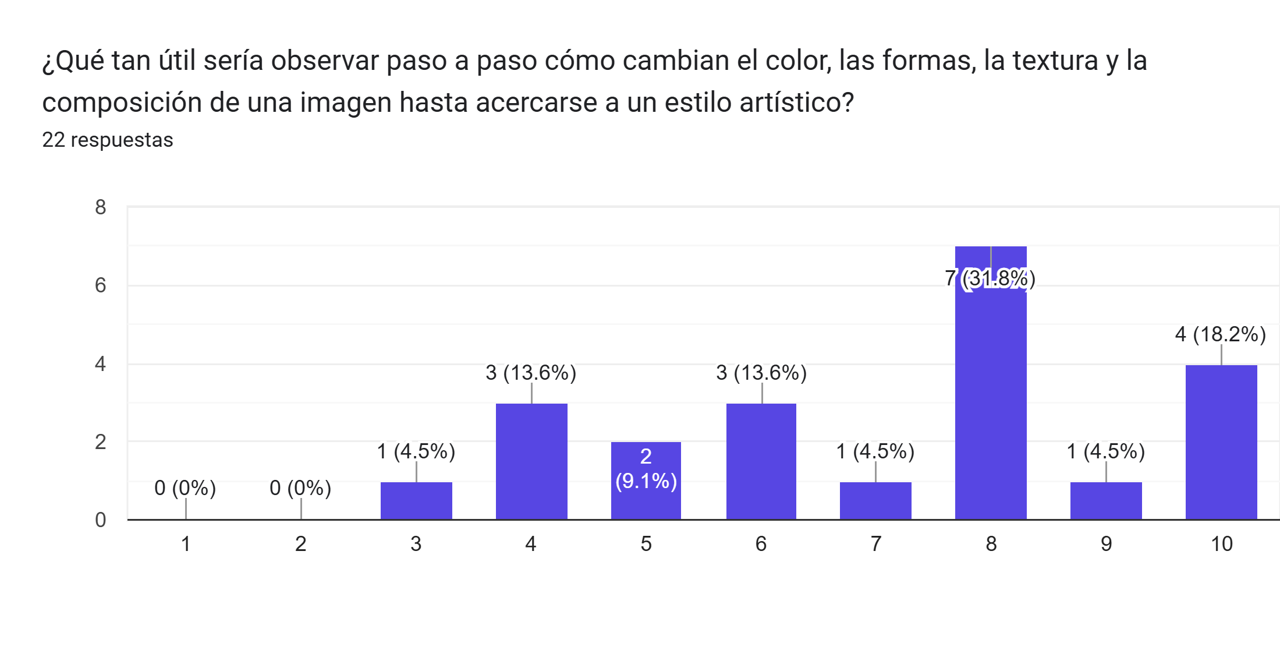
#> input picture RespuestasEncuestas/Qué tan útil sería observar paso a paso cómo cambian el color, las formas, la textura y la composición de una imagen hasta acercarse a un estilo artístico.png, 1280 x 650 px
$ python -i gestalt_pipeline.py   (imports and definitions only)
#> lines starting #> are read from the running program, lines starting #| are printed output that depends on the picture; after the words box and inside, x2 and y2 are one past the last pixel; in counts of white or black regions, pixels touching at a corner belong together
"""
gestalt_pipeline.py
Nucleo del pipeline "Gestalt Perceptual Pipeline" (color Lab, cuantizacion,
entropia, simulacion de pincelada, bordes) extraido tal cual del script de
entrenamiento, para poder reusarlo tanto ahi como en la inferencia sobre
una foto nueva.

IMPORTANTE: K_COLORS, BLOCK_SIZE y los parametros de Canny/bilateralFilter
deben quedar IDENTICOS a los que se usaron para generar metrics.csv y
entrenar el modelo. Si los cambias, las metricas de las fotos nuevas dejan
de ser comparables con el dataset de entrenamiento.

Requiere:
    pip install -q opencv-python scikit-image numpy
"""

import cv2
import numpy as np
from skimage.metrics import structural_similarity as ssim

K_COLORS = 4
BLOCK_SIZE = 16


# ==========================================================
# ENTROPÍA LOCAL
# ==========================================================

def entropy_map(gray):

    gray = gray.astype(np.float32)

    mean = cv2.blur(gray, (9, 9))

    diff = (gray - mean) ** 2

    ent = cv2.blur(diff, (9, 9))

    ent /= (np.max(ent) + 1e-6)

    return ent


# ==========================================================
# ENTROPÍA SHANNON
# ==========================================================

def shannon_entropy(gray):

    hist = cv2.calcHist([gray], [0], None, [256], [0, 256])

    hist = hist / (hist.sum() + 1e-6)

    hist = hist[hist > 0]

    return -np.sum(hist * np.log2(hist))


# ==========================================================
# CUANTIZACIÓN LAB
# ==========================================================

def lab_quantization(img):

    lab = cv2.cvtColor(img, cv2.COLOR_BGR2LAB)

    pixels = lab.reshape((-1, 3)).astype(np.float32)

    criteria = (
        cv2.TERM_CRITERIA_EPS +
        cv2.TERM_CRITERIA_MAX_ITER,
        20,
        0.5
    )

    _, labels, centers = cv2.kmeans(
        pixels,
        K_COLORS,
        None,
        criteria,
        5,
        cv2.KMEANS_PP_CENTERS
    )

    centers = np.uint8(centers)

    quant = centers[labels.flatten()]

    quant = quant.reshape(lab.shape)

    return lab, quant


# ==========================================================
# BRUSH STROKES
# ==========================================================

def brush_strokes(img, entropy):

    h, w = img.shape[:2]

    output = np.zeros_like(img)

    for y in range(0, h, BLOCK_SIZE):

        for x in range(0, w, BLOCK_SIZE):

            y2 = min(y + BLOCK_SIZE, h)

            x2 = min(x + BLOCK_SIZE, w)

            block = img[y:y2, x:x2]

            e = np.mean(entropy[y:y2, x:x2])

            k = int(3 + (1 - e) * 11)

            if k % 2 == 0:
                k += 1

            if k < 3:
                k = 3

            output[y:y2, x:x2] = cv2.bilateralFilter(
                block,
                d=k,
                sigmaColor=75,
                sigmaSpace=75
            )

    return output


# ==========================================================
# BORDES
# ==========================================================

def edge_map(img):

    gray = cv2.cvtColor(img, cv2.COLOR_BGR2GRAY)

    edges = cv2.Canny(gray, 80, 150)

    kernel = np.ones((3, 3), np.uint8)

    edges = cv2.dilate(edges, kernel, 1)

    return edges


# ==========================================================
# MÉTRICAS
# ==========================================================

def edge_score(original, transformed):

    e1 = cv2.Canny(original, 80, 150)

    e2 = cv2.Canny(transformed, 80, 150)

    inter = np.sum((e1 > 0) & (e2 > 0))

    union = np.sum(e1 > 0) + 1e-6

    return inter / union


def deltaE(img1, img2):

    lab1 = cv2.cvtColor(
        img1,
        cv2.COLOR_BGR2LAB
    ).astype(np.float32)

    lab2 = cv2.cvtColor(
        img2,
        cv2.COLOR_BGR2LAB
    ).astype(np.float32)

    diff = np.sqrt(
        np.sum((lab1 - lab2) ** 2, axis=2)
    )

    return np.mean(diff)


def evaluate_layer(original, transformed):

    gray_original = cv2.cvtColor(
        original,
        cv2.COLOR_BGR2GRAY
    )

    gray_transformed = cv2.cvtColor(
        transformed,
        cv2.COLOR_BGR2GRAY
    )

    return {

        "entropy":
            shannon_entropy(gray_transformed),

        "ssim":
            ssim(
                gray_original,
                gray_transformed
            ),

        "edge":
            edge_score(
                original,
                transformed
            ),

        "deltaE":
            deltaE(
                original,
                transformed
            )
    }


# ==========================================================
# PROCESAMIENTO DE UNA SOLA IMAGEN EN MEMORIA
# (misma logica que process_image() del script de entrenamiento, pero sin
# escribir carpetas a disco ni usar multiprocessing -- pensado para
# inferencia sobre una foto nueva, una a la vez)
# ==========================================================

def process_single_image(image_bgr):
    """
    image_bgr: imagen ya leida con cv2.imread (formato BGR).

    Devuelve (features_dict, capas_dict):
      features_dict: {"entropy_original": ..., "lab_entropy": ...,
          "lab_ssim": ..., ..., "edges_deltaE": ...} -- las mismas 21
          columnas que metrics.csv (menos "image").
      capas_dict: {"lab": img, "quant": img, "entropy": img_gris,
          "brush": img, "edges": img_binaria} -- las mismas imagenes que
          se guardan en 01_Lab...05_Edges durante el entrenamiento, listas
          para mostrarse en la tarjeta educativa.
    """
    image = image_bgr

    # ---------------- CAPA 1 - LAB ----------------
    lab, quant = lab_quantization(image)
    lab_bgr = cv2.cvtColor(lab, cv2.COLOR_LAB2BGR)

    # ---------------- CAPA 2 - CUANTIZACIÓN ----------------
    quant_bgr = cv2.cvtColor(quant, cv2.COLOR_LAB2BGR)

    # ---------------- CAPA 3 - ENTROPÍA ----------------
    gray = cv2.cvtColor(image, cv2.COLOR_BGR2GRAY)
    entropy = entropy_map(gray)
    entropy_img = (entropy * 255).astype(np.uint8)
    entropy_bgr = cv2.cvtColor(entropy_img, cv2.COLOR_GRAY2BGR)

    # ---------------- CAPA 4 - BRUSH ----------------
    brush = brush_strokes(quant_bgr, entropy)

    # ---------------- CAPA 5 - BORDES ----------------
    edges = edge_map(image)
    edges_bgr = cv2.cvtColor(edges, cv2.COLOR_GRAY2BGR)

    # ---------------- EVALUACIÓN DE CADA CAPA ----------------
    metrics_lab = evaluate_layer(image, lab_bgr)
    metrics_quant = evaluate_layer(image, quant_bgr)
    metrics_entropy = evaluate_layer(image, entropy_bgr)
    metrics_brush = evaluate_layer(image, brush)
    metrics_edges = evaluate_layer(image, edges_bgr)

    features_dict = {
        "entropy_original": shannon_entropy(gray)
    }

    for prefix, values in [
        ("lab", metrics_lab),
        ("quant", metrics_quant),
        ("entropy", metrics_entropy),
        ("brush", metrics_brush),
        ("edges", metrics_edges),
    ]:
        features_dict[f"{prefix}_entropy"] = values["entropy"]
        features_dict[f"{prefix}_ssim"] = values["ssim"]
        features_dict[f"{prefix}_edge"] = values["edge"]
        features_dict[f"{prefix}_deltaE"] = values["deltaE"]

    capas_dict = {
        "lab": lab_bgr,
        "quant": quant_bgr,
        "entropy": entropy_img,
        "brush": brush,
        "edges": edges,
    }

    return features_dict, capas_dict

>>> import cv2
>>> picture = cv2.imread('../RespuestasEncuestas/Qué tan útil sería observar paso a paso cómo cambian el color, las formas, la textura y la composición de una imagen hasta acercarse a un estilo artístico.png')
#> picture is the input picture: shape (650, 1280, 3); mean B, G, R 248.3, 237.2, 238.4
>>> result = process_single_image(picture)
#> in lab_quantization, `_, labels, centers = cv2.kmeans( pixels, K_COLORS, None, criteria, 5, ..`: centers = [[151, 129.7, 124.3], [255.4, 128, 128], [105.4, 178.8, 51.27], [45.97, 128.3, 126.2]]
#> in lab_quantization, `centers = np.uint8(centers)`: centers = [[151, 129, 124], [255, 128, 127], [105, 178, 51], [45, 128, 126]]
#> in edge_map, `edges = cv2.dilate(edges, kernel, 1)`:
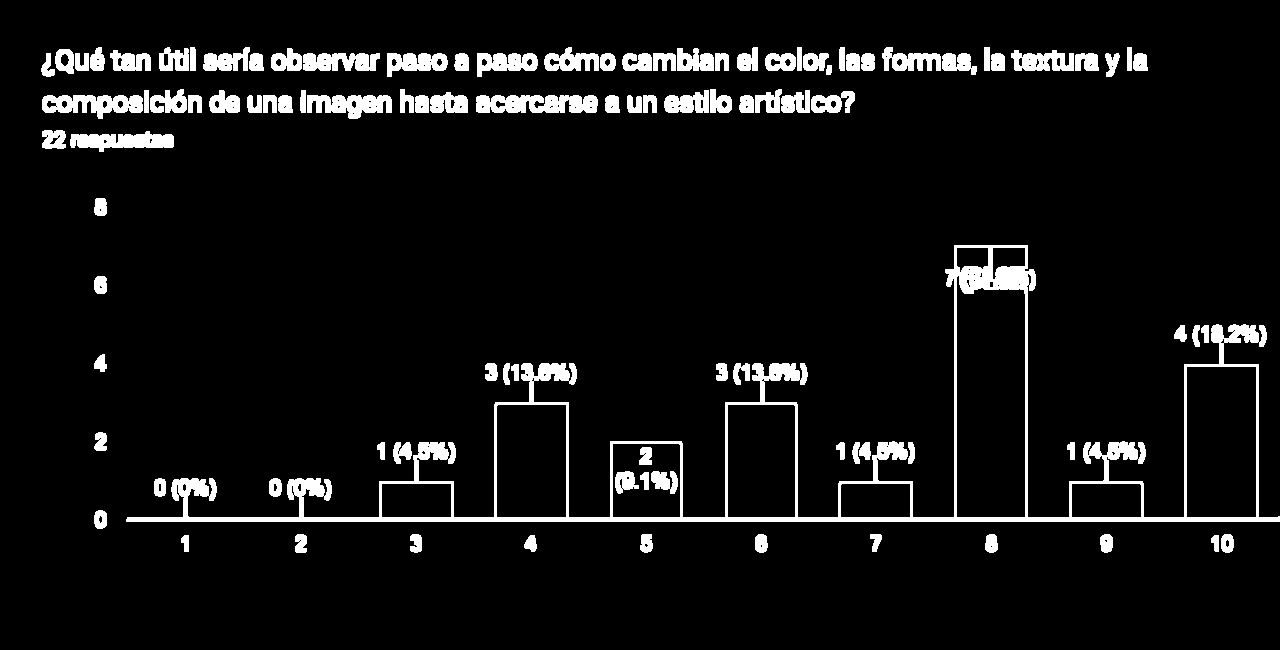
#> edges: shape (650, 1280); 6.7% white; 100 white regions, largest, box (x1, y1, x2, y2) and area: (126, 245, 1280, 522) 21079, (476, 95, 598, 113) 1830, (42, 95, 143, 119) 1484
#> in shannon_entropy, `hist = cv2.calcHist([gray], [0], None, [256], [0, 256])`: hist = 256 values, max 717769 at index 255, min 0 at index 0, mean 3250
#> in shannon_entropy, `hist = hist / (hist.sum() + 1e-6)`: hist = 256 values, max 0.863 at index 255, min 0 at index 0, mean 0.00391
#> in shannon_entropy, `hist = hist[hist > 0]`: hist = 246 values, max 0.863 at index 245, min 1.2e-06 at index 0, mean 0.00407
#> in edge_score, `inter = np.sum((e1 > 0) & (e2 > 0))`: inter = 20157
#> in edge_score, `union = np.sum(e1 > 0) + 1e-6`: union = 20203
#> in deltaE, `lab1 = cv2.cvtColor( img1, cv2.COLOR_BGR2LAB ).astype(np.float32)`:
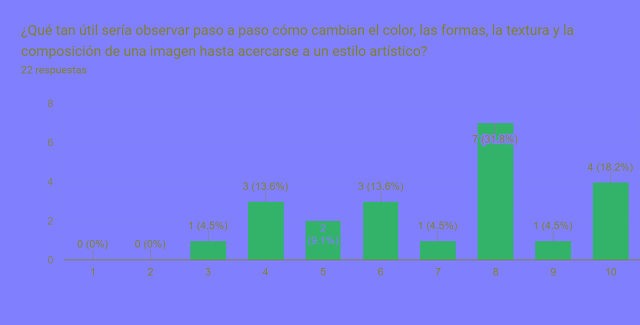
#> lab1: shape (650, 1280, 3) float32 (shown at 1/2 size); mean B, G, R 240.9, 131.4, 122.4
#> in process_single_image, `metrics_lab = evaluate_layer(image, lab_bgr)`: metrics_lab = {'entropy': 1.2, 'ssim': 1, 'edge': 0.998, 'deltaE': 0.00711}
#> in process_single_image, `metrics_quant = evaluate_layer(image, quant_bgr)`: metrics_quant = {'entropy': 0.564, 'ssim': 0.974, 'edge': 0.834, 'deltaE': 1.26}
#> in process_single_image, `metrics_entropy = evaluate_layer(image, entropy_bgr)`: metrics_entropy = {'entropy': 1.85, 'ssim': -0.00474, 'edge': 0.212, 'deltaE': 235.1}
#> in process_single_image, `metrics_brush = evaluate_layer(image, brush)`: metrics_brush = {'entropy': 0.581, 'ssim': 0.974, 'edge': 0.835, 'deltaE': 1.25}
#> in deltaE (call 5), `lab2 = cv2.cvtColor( img2, cv2.COLOR_BGR2LAB ).astype(np.float32)`:
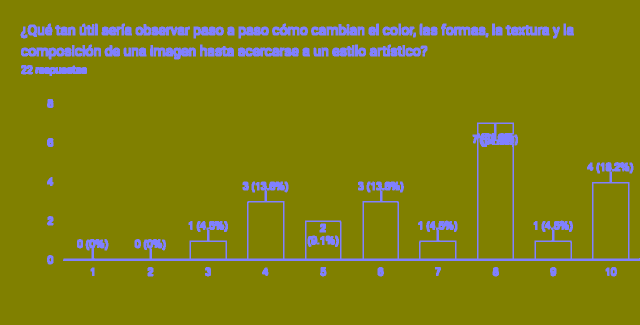
#> lab2: shape (650, 1280, 3) float32 (shown at 1/2 size); mean B, G, R 17.2, 128, 128
#> in deltaE (call 5), `diff = np.sqrt( np.sum((lab1 - lab2) ** 2, axis=2) )`:
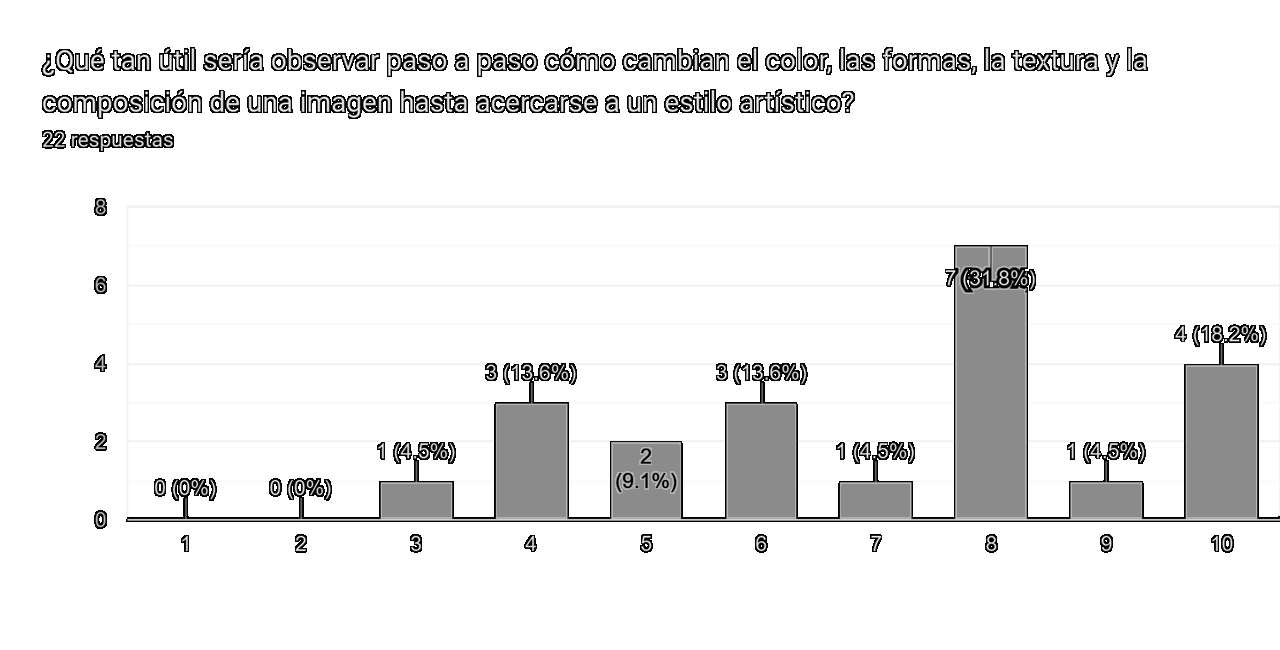
#> diff: shape (650, 1280) float32; min 0, max 255, mean 235.9
#> in process_single_image, `metrics_edges = evaluate_layer(image, edges_bgr)`: metrics_edges = {'entropy': 0.356, 'ssim': -0.0257, 'edge': 9.9e-05, 'deltaE': 235.9}
#> in process_single_image, `features_dict = { "entropy_original": shannon_entropy(gray) }`: features_dict = {'entropy_original': 1.21}
#> the loop in process_single_image, `for prefix, values in [ ("lab", metrics_lab), ("quant", metrics_quant)..` made 5 passes
#> prefix on passes 1 to 5: 'lab', 'quant', 'entropy', 'brush', 'edges'
#> after the loop in process_single_image, `for prefix, values in [`: features_dict = 21 items

$ run again, on RespuestasEncuestas/Cuál es su nivel de formación en artes visuales.png
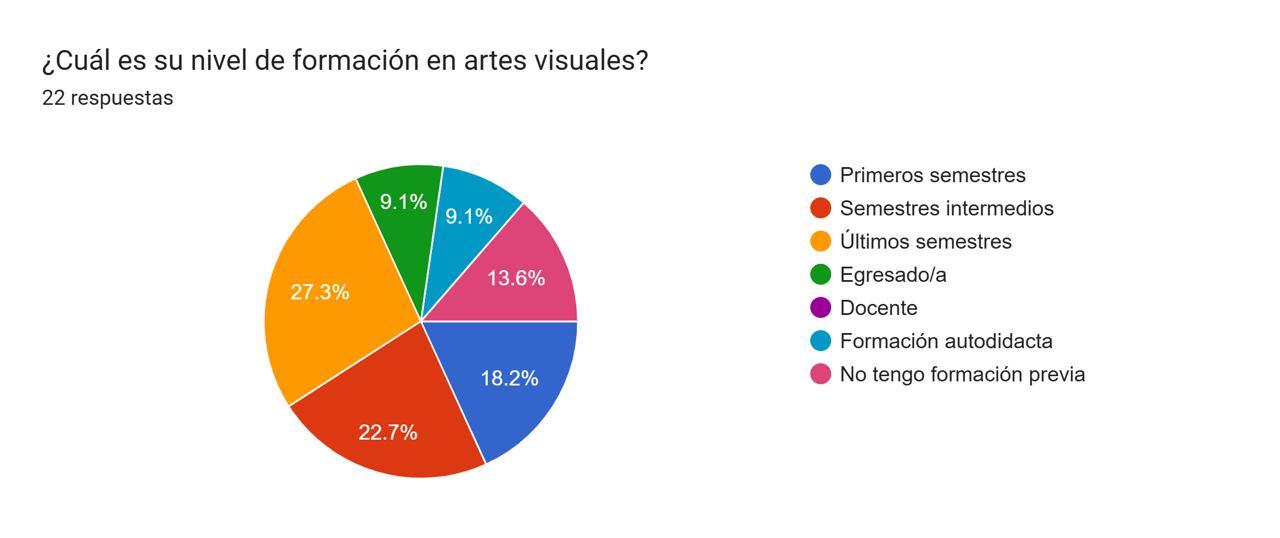
#> input picture RespuestasEncuestas/Cuál es su nivel de formación en artes visuales.png, 1280 x 538 px
#> picture is the input picture: shape (538, 1280, 3); mean B, G, R 232.4, 235.9, 241.6
#> lab: shape (538, 1280, 3); mean of channels 0, 1, 2 239.8, 131, 130.8
#> in lab_quantization, `_, labels, centers = cv2.kmeans( pixels, K_COLORS, None, criteria, 5, ..`: centers = [[255.5, 128, 128], [130.8, 189.2, 165.5], [110.5, 133.2, 94.61], [173.6, 136.5, 195.7]]
#> in lab_quantization, `centers = np.uint8(centers)`: centers = [[255, 128, 128], [130, 189, 165], [110, 133, 94], [173, 136, 195]]
#> quant: shape (538, 1280, 3); mean of channels 0, 1, 2 240.1, 131, 130.7
#> in edge_map, `edges = cv2.dilate(edges, kernel, 1)`:
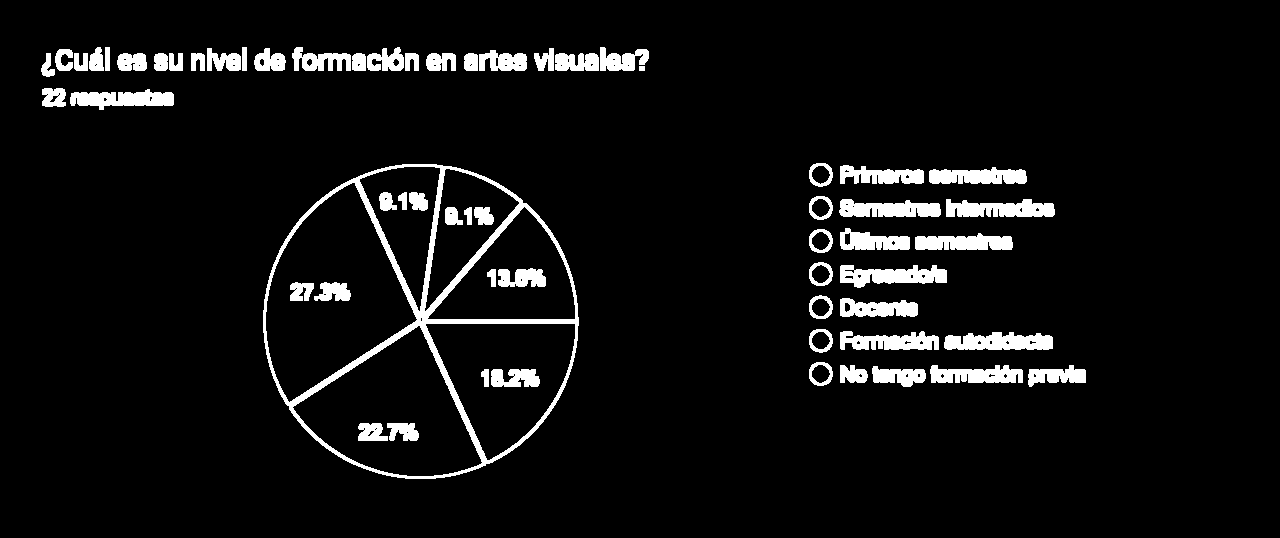
#> edges: shape (538, 1280); 6% white; 61 white regions, largest, box (x1, y1, x2, y2) and area: (263, 164, 579, 479) 8951, (944, 332, 1053, 350) 1545, (840, 265, 947, 288) 1537
#> in shannon_entropy, `hist = cv2.calcHist([gray], [0], None, [256], [0, 256])`: hist = 256 values, max 592599 at index 255, min 0 at index 0, mean 2690
#> in shannon_entropy, `hist = hist / (hist.sum() + 1e-6)`: hist = 256 values, max 0.861 at index 255, min 0 at index 0, mean 0.00391
#> in shannon_entropy, `hist = hist[hist > 0]`: hist = 246 values, max 0.861 at index 245, min 1.45e-06 at index 0, mean 0.00407
#> e1: shape (538, 1280); 2.2% white in thin lines or dots, all inside (x1, y1, x2, y2) = (42, 48, 1085, 478)
#> inter = 14956
#> union = 15009
#> metrics_lab = {'entropy': 1.25, 'ssim': 1, 'edge': 0.996, 'deltaE': 0.012}
#> e2: shape (538, 1280); 1.7% white in thin lines or dots, all inside (x1, y1, x2, y2) = (42, 47, 1085, 479)
#> metrics_quant = {'entropy': 0.747, 'ssim': 0.988, 'edge': 0.646, 'deltaE': 5.01}
#> e2: shape (538, 1280); 2% white in thin lines or dots, all inside (x1, y1, x2, y2) = (39, 45, 1088, 443)
#> metrics_entropy = {'entropy': 1.55, 'ssim': -0.00125, 'edge': 0.21, 'deltaE': 236.4}
#> metrics_brush = {'entropy': 0.768, 'ssim': 0.988, 'edge': 0.644, 'deltaE': 5.01}
#> e2: shape (538, 1280); 1.8% white in thin lines or dots, all inside (x1, y1, x2, y2) = (40, 46, 1086, 479)
#> in deltaE (call 5), `diff = np.sqrt( np.sum((lab1 - lab2) ** 2, axis=2) )`:
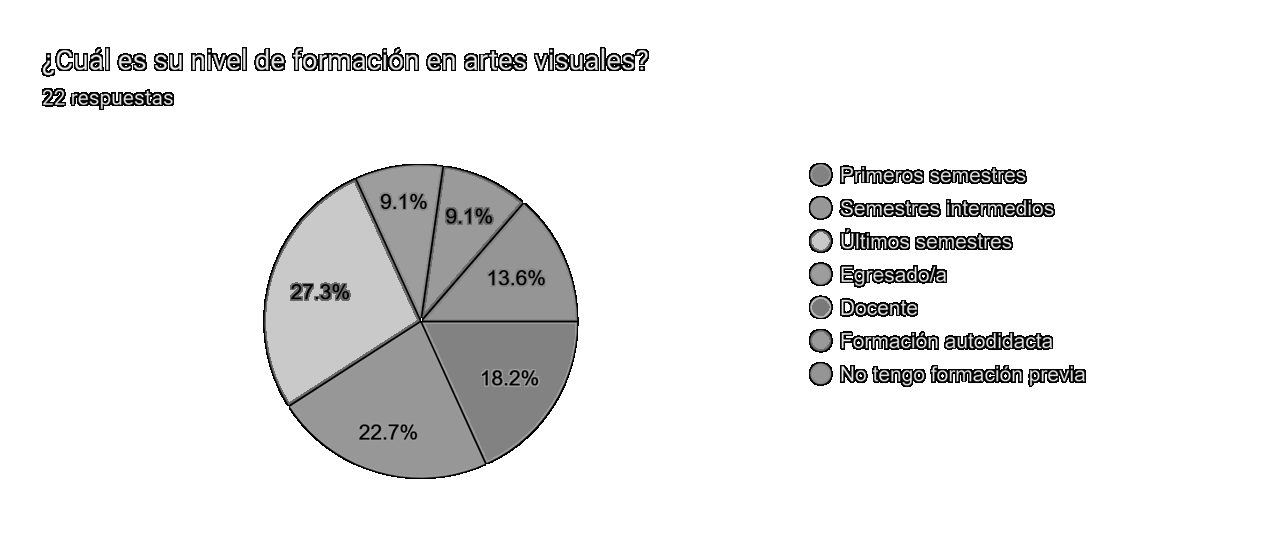
#> diff: shape (538, 1280) float32; min 0, max 255, mean 235.4
#> metrics_edges = {'entropy': 0.329, 'ssim': -0.0091, 'edge': 0, 'deltaE': 235.4}
#> in process_single_image, `features_dict = { "entropy_original": shannon_entropy(gray) }`: features_dict = {'entropy_original': 1.25}
#> the loop in process_single_image, `for prefix, values in [ ("lab", metrics_lab), ("quant", metrics_quant)..` made 5 passes
#> prefix on passes 2 to 5: 'quant', 'entropy', 'brush', 'edges'
#> after the loop in process_single_image, `for prefix, values in [`: features_dict = 21 items
